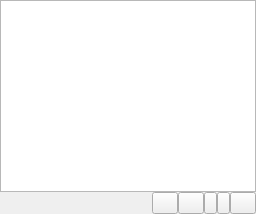
            <widget class="QWidget" name="pageThreatsFound">
             <layout class="QVBoxLayout" name="verticalLayout_15">
              <property name="spacing">
               <number>0</number>
              </property>
              <property name="leftMargin">
               <number>0</number>
              </property>
              <property name="topMargin">
               <number>0</number>
              </property>
              <property name="rightMargin">
               <number>0</number>
              </property>
              <property name="bottomMargin">
               <number>0</number>
              </property>
              <item>
               <widget class="QtCharts::QChartView" name="chartviewFound"/>
              </item>
              <item>
               <layout class="QHBoxLayout" name="horizontalLayout_11">
                <property name="spacing">
                 <number>0</number>
                </property>
                <item>
                 <widget class="QLabel" name="labelGraphsFoundXYPosition1">
                  <property name="text">
                   <string/>
                  </property>
                 </widget>
                </item>
                <item>
                 <spacer name="horizontalSpacer_22">
                  <property name="orientation">
                   <enum>Qt::Horizontal</enum>
                  </property>
                  <property name="sizeHint" stdset="0">
                   <size>
                    <width>40</width>
                    <height>20</height>
                   </size>
                  </property>
                 </spacer>
                </item>
                <item>
                 <widget class="QLabel" name="labelGraphsFoundXYPosition2"/>
                </item>
                <item>
                 <spacer name="horizontalSpacer_23">
                  <property name="orientation">
                   <enum>Qt::Horizontal</enum>
                  </property>
                  <property name="sizeHint" stdset="0">
                   <size>
                    <width>40</width>
                    <height>20</height>
                   </size>
                  </property>
                 </spacer>
                </item>
                <item>
                 <widget class="QPushButton" name="pushButtonGraphsFileFoundResetGraph">
                  <property name="maximumSize">
                   <size>
                    <width>26</width>
                    <height>16777215</height>
                   </size>
                  </property>
                  <property name="text">
                   <string/>
                  </property>
                  <property name="icon">
                   <iconset resource="mainwindow.qrc">
                    <normaloff>:/images/reset.png</normaloff>:/images/reset.png</iconset>
                  </property>
                 </widget>
                </item>
                <item>
                 <widget class="QPushButton" name="pushButtonGraphsFileFoundXshiftup">
                  <property name="maximumSize">
                   <size>
                    <width>26</width>
                    <height>16777215</height>
                   </size>
                  </property>
                  <property name="text">
                   <string/>
                  </property>
                  <property name="icon">
                   <iconset resource="mainwindow.qrc">
                    <normaloff>:/images/leftleft.png</normaloff>:/images/leftleft.png</iconset>
                  </property>
                 </widget>
                </item>
                <item>
                 <widget class="QPushButton" name="pushButtonGraphsFileFoundXscaleup">
                  <property name="maximumSize">
                   <size>
                    <width>13</width>
                    <height>16777215</height>
                   </size>
                  </property>
                  <property name="text">
                   <string/>
                  </property>
                  <property name="icon">
                   <iconset resource="mainwindow.qrc">
                    <normaloff>:/images/left.png</normaloff>:/images/left.png</iconset>
                  </property>
                 </widget>
                </item>
                <item>
                 <widget class="QPushButton" name="pushButtonGraphsFileFoundXscaledown">
                  <property name="maximumSize">
                   <size>
                    <width>13</width>
                    <height>16777215</height>
                   </size>
                  </property>
                  <property name="text">
                   <string/>
                  </property>
                  <property name="icon">
                   <iconset resource="mainwindow.qrc">
                    <normaloff>:/images/right.png</normaloff>:/images/right.png</iconset>
                  </property>
                 </widget>
                </item>
                <item>
                 <widget class="QPushButton" name="pushButtonGraphsFileFoundXshiftdown">
                  <property name="maximumSize">
                   <size>
                    <width>26</width>
                    <height>16777215</height>
                   </size>
                  </property>
                  <property name="text">
                   <string/>
                  </property>
                  <property name="icon">
                   <iconset resource="mainwindow.qrc">
                    <normaloff>:/images/rightright.png</normaloff>:/images/rightright.png</iconset>
                  </property>
                 </widget>
                </item>
               </layout>
              </item>
             </layout>
            </widget>
